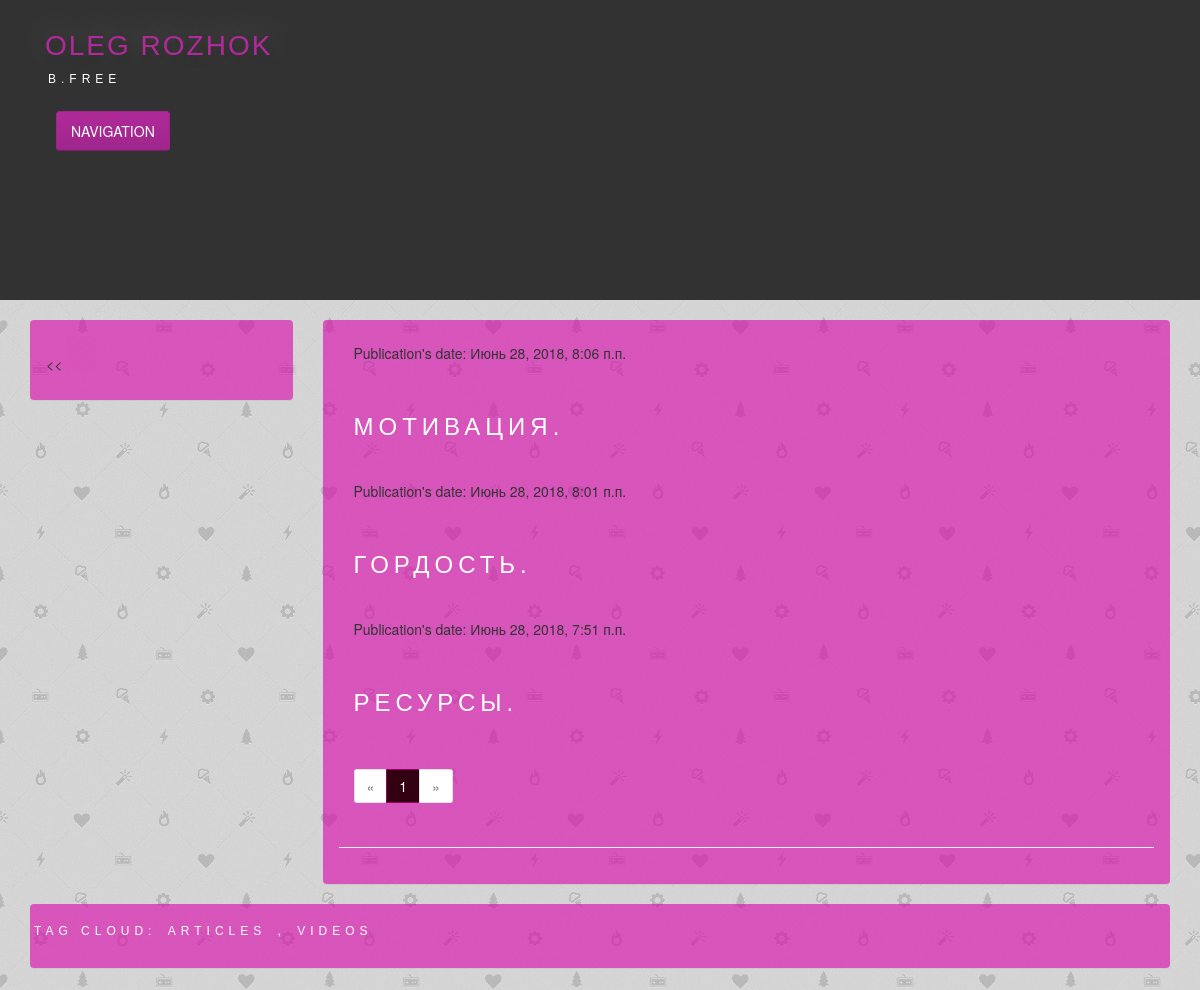
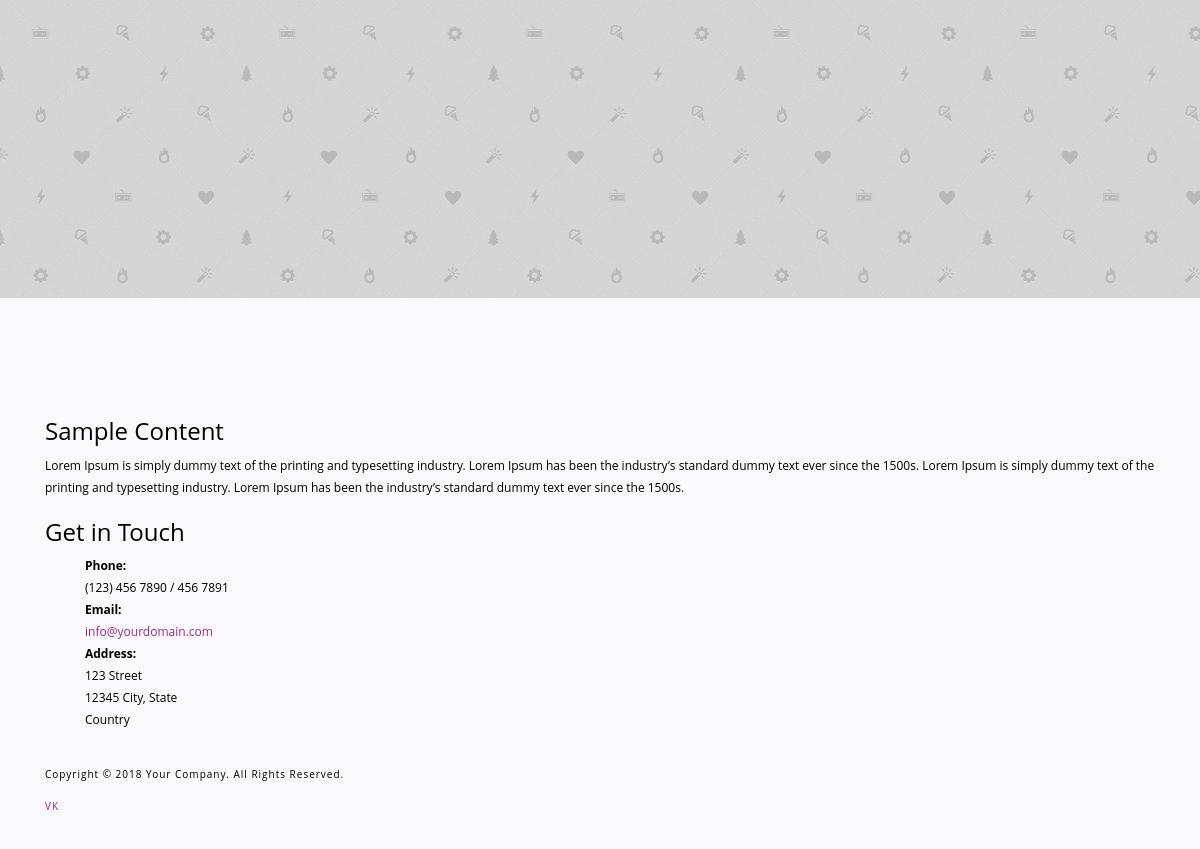
Screenshot of /basicview/articles/all/ with the database file from the repository (2 pictures, top to bottom).
### article/models.py (models this page shows, shortened)
class Article(models.Model):
    class Meta():
        db_table = "article"
    article_title = models.CharField(max_length=200)
    article_text = RichTextField()
    article_date = models.DateTimeField()
    article_likes = models.IntegerField(default=0)
    article_image = models.ImageField(null=True, blank=True, upload_to="images/", verbose_name="Image")
    video = EmbedVideoField(null=True, blank=True, verbose_name="Video")
    category = TreeForeignKey(Category, null=True, blank=False, related_name='cat')
    keywords = models.ManyToManyField(Keywords, related_name="keywords", related_query_name="keywords", blank=True, verbose_name="Keywords")

class Keywords(models.Model):
    class Meta():
        db_table = "keywords"
    name = models.CharField(max_length=50, blank=True, unique=True, verbose_name="Tags")
    def __unicode__(self):
        return self.name

### article/views.py (the view)
# urls.py: url(r'^articles/get/(?P<article_id>\d+)/$', article_views.article, name='article'),
def articles(request, page_number=1):
    all_articles = Article.objects.all().order_by('-id')
    current_page = Paginator(all_articles, 3)
    return render_to_response('articles.html',
                              {'articles': current_page.page(page_number), 'projects': Category.objects.all(),
                               'keywords': Keywords.objects.all(), 'username': auth.get_user(request).username})

### article/templates/articles.html (shortened to what this page needs)
{% extends 'main.html' %}
{% load staticfiles %}
{% load i18n mptt_tags %}
{% block article %}
<div class="container-fluid">
        <div>
        {% for article in articles %}
            <h5>Publication's date: {{ article.article_date }}</h5>
            <a href="/articles/get/{{ article.id }}/" class="notpodcherk" id="divTagLine"><h3>{{ article.article_title}}</h3></a>
        </div>
        <div>
                {% endfor %}
        </div>
        <div>
        <nav aria-label="Page navigation">
            <ul class="pagination">
                {% if articles.has_previous %}
                    <li class="page-item">
                        <a class="page-link" href="/page/{{ articles.previous_page_number }}/" tabindex="-1" aria-label="Previous">
                            <span aria-hidden="true">&laquo;</span>
                            <span class="sr-only">Previous</span>
                        </a>
                    </li>
                {% else %}
                    <li class="page-item disabled"><a class="page-link" href="#">&laquo;</a></li>
                {% endif %}
                {% for page in articles.paginator.page_range %}
                    {% if page == articles.number %}
                        <li class="page-item"><a class="active" href="/page/{{ page }}/">{{ page }}</a></li>
                    {% else %}
                        <li class="page-item"><a class="page-link" href="/page/{{ page }}/">{{ page }}</a></li>
                    {% endif %}
                {% endfor %}
                {% if articles.has_next %}
                    <li>
                        <a class="page-link" href="/page/{{ articles.next_page_number }}/" aria-label="Next">
                            <span aria-hidden="true">&raquo;</span>
                            <span class="sr-only">Next</span>
                        </a>
                    </li>
                {% else %}
                    <li class="page-item disabled"><a class="page-link" href="#">&raquo;</a></li>
                {% endif %}
            </ul>
        </nav>
        </div>
</div>
<hr>
{% endblock %}

### article/templates/main.html (shortened to what this page needs)
{% load staticfiles %}
{% load i18n mptt_tags %}
<!DOCTYPE html>
<html>
<head>
    <link rel="stylesheet" href="https://maxcdn.bootstrapcdn.com/bootstrap/4.0.0/css/bootstrap.min.css">
    {% load bootstrap3 %}
    {% bootstrap_css %}
</head>
<body>
<div id="decorative2">
    <div class="container">
        <div class="divPanel topArea notop nobottom">
        <div class="row-fluid">
            <div class="pull-top">
                        <a href="https://vk.com/oleg_rozhok" id="divSiteTitle" class="notpodcherk">Oleg Rozhok</a><br />
                        <a href="https://vk.com/video-41355314_456239038" id="divTagLine" class="notpodcherk">b.free</a>
            </div>
                    <div id="divMenuRight" class="pull-left">
                    <div class="navbar">
                        <button type="button" class="btn btn-navbar-highlight btn-large btn-primary" data-toggle="collapse" data-target=".nav-collapse">
                            NAVIGATION
                        </button>
                    </div>
                    </div>
        </div>
        </div>
    </div>
</div>
<br />
<div class="container-fluid">
  <div class="row-fluid">
    <div class="col col-lg-3">
    <div class="panel panel-body special-card">
    <ol class="marker" id="breadcrumb">
    {% recursetree projects %}
        <li>
       <a href="/category/get/{{ node.id }}" title="{% blocktrans with project=node %}Show all entries in {{ project }}{% endblocktrans %}">{{ node }}</a>
        </li>
    {% endrecursetree %}
    </ol>
    </div>
    </div>
    <div class="col col-lg-9">
    <div class="panel panel-body fones special-card">
    {% block article %}{% endblock %}
    </div>
    </div>
    <div class="col col-lg-12">
    <div class="panel panel-body special-card" id="divTagLine"> Tag cloud:
        <ol id="breadcrumb">
    {% for keyword in keywords %}
            <a id="divTagLine" class="notpodcherk" href="/keyword/{{ keyword.id }}">{{ keyword }}</a>
    {% if not forloop.last %}, {% endif %}
    {% endfor %}
        </ol>
    </div>
    </div>
  </div>
</div>
<div id="footerOuterSeparator">
<div id="divFooter">
    <div class="container">
        <div class="divPanel">
            <div class="row-fluid">
               <div class="span1" id="footerArea3">
                    <h3>Sample Content</h3>
                    <p>Lorem Ipsum is simply dummy text of the printing and typesetting industry. Lorem Ipsum has been the industry’s standard dummy text ever since the 1500s.
                        Lorem Ipsum is simply dummy text of the printing and typesetting industry. Lorem Ipsum has been the industry’s standard dummy text ever since the 1500s.
                    </p>
                </div>
                <div class="span2" id="footerArea4">
                    <h3>Get in Touch</h3>
                    <ul id="contact-info">
                    <li>
                        <span class="field">Phone:</span>
                        <br />
                        (123) 456 7890 / 456 7891
                    </li>
                    <li>
                        <span class="field">Email:</span>
                        <br />
                        <a href="mailto:info@yourdomain.com" title="Email">info@yourdomain.com</a>
                    </li>
                    <li>
                        <span class="field">Address:</span>
                        <br />
                        123 Street<br />
                        12345 City, State<br />
                        Country
                    </li>
                    </ul>
                </div>
            </div>
            <br />
            <div class="row-fluid">
                <div class="span3">
                    <p class="copyright">
                        Copyright © 2018 Your Company. All Rights Reserved.
                    </p>
                    <p class="social_bookmarks">
                        <a href="https://vk.com/beeroom_volosovo">VK</a>
                    </p>
                </div>
            </div>
            <br />
        </div>
    </div>
</div>
</div>
</body>
</html>

### article/templates/main.html (style rules this page uses)
body { background: #CCCCCC url(/media/images/fon.jpg); background-repeat: inherit; }
.fones { background: #f9f8fa }
.special-card { background-color: rgba(218, 0, 170, 0.6); }
.divPanel.notop { padding-top:25px }
.divPanel.nobottom { padding-bottom:0px }
#decorative2 { background-color: rgb(50, 50, 50); height: 300px; }
#divSiteTitle { font-family: 'Century Gothic', sans-serif; color: rgb(176, 42, 154); font-size: 28px; text-shadow: rgba(0, 0, 0, 0.2) 2px 5px 9px, rgba(255, 255, 255, 0.298039) 0px -5px 35px; line-height: 42px; letter-spacing: 2px; text-transform: uppercase; font-weight: normal; font-style: normal; padding-left: 0px; padding-right: 0px; }
#divTagLine { font-family: 'Century Gothic', sans-serif; font-size: 12px; text-transform: uppercase; letter-spacing: 5px; line-height: 22px; color: rgb(255, 255, 255); text-shadow: none; padding-left: 3px; padding-right: 3px; font-weight: normal; font-style: normal; }
.navbar .btn-navbar-highlight { display:inline;padding:9px 14px;margin-top:15px; }
.btn-primary { border:1px solid #9d2589;border-bottom:1px solid #7b1d6c;background-color:#b02a9a;background-repeat: repeat-x;background-image:-webkit-gradient(linear, left top, left bottom, from(#b02a9a), to(#9e268b));background-image:-webkit-linear-gradient(top, #b02a9a, #9e268b);background-image:-moz-linear-gradient(top, #b02a9a, #9e268b);background-image:-ms-linear-gradient(top, #b02a9a, #9e268b);background-image:-o-linear-gradient(top, #b02a9a, #9e268b);background-image:linear-gradient(top, #b02a9a, #9e268b);filter: progid:dximagetransform.microsoft.gradient(startColorstr=#b02a9a, endColorstr=#9e268b, GradientType=0);filter: progid:dximagetransform.microsoft.gradient(enabled=false); }
ol { list-style:none; }
.marker { list-style: none; }
.marker > li:before { content: '<< '; }
#breadcrumb { list-style: none; display: inline-block; padding-left: 0px; }
#breadcrumb li { float: center; }
#breadcrumb li a { color: #fff; display: inline-block; background-color: rgba(218, 0, 170, 0.01); text-decoration: none; position: relative; height: 34px; line-height: 34px; padding: 0 10px 0 5px; text-align: center; margin-right: 23px; -webkit-user-select: none; -moz-user-select: none; -ms-user-select: none; user-select: none; }
#breadcrumb li:first-child a { padding-left: 15px; -moz-border-radius: 4px 0 0 4px; -webkit-border-radius: 4px; border-radius: 4px 0 0 4px; }
#breadcrumb li:last-child a { padding-right: 15px; -moz-border-radius: 0 4px 4px 0; -webkit-border-radius: 0; border-radius: 0 4px 4px 0; }
#breadcrumb li a:before { left: 0px; border-left-color: transparent; text-align: center; }
#breadcrumb li a:after { text-align: center; border-color: transparent; border-left-color: #cc2eaa; }
#divFooter { font-family: 'Open Sans', sans-serif; background-color: #f9f8fa; color: #000000; padding-top: 100px; line-height: 22px; font-size: 12px; text-transform: none; background-image: none; background-repeat: repeat repeat; }
#divFooter a { color: rgb(164, 39, 143); }
#divFooter h3 { color: rgb(0, 0, 0); }
#footerOuterSeparator { margin-top: 300px; border-top-width: 0px; border-top-style: solid; border-top-color: rgb(95, 95, 95); }
#divFooter { margin-left:-20px;margin-right:-20px;padding-left:20px;padding-right:20px; }
#divFooter { margin-left:0px;margin-right:0px;padding-left:0px;padding-right:0px; }
.social_bookmarks a { font-size:smaller !important;text-transform:uppercase;letter-spacing:1px;text-decoration:none;margin-right:20px; }
.copyright { font-size:smaller;letter-spacing:1px; }
ul#contact-info .field { font-weight:bold; }
ul#contact-info { list-style:none; }
ul.pagination li a.active { background-color: #330011; color: white; border: 1px solid #990066; }

### rows the page displays
Article: article_date "Июнь 28, 2018, 8:06 п.п.", article_title "МОТИВАЦИЯ."
Article: article_date "Июнь 28, 2018, 8:01 п.п.", article_title "ГОРДОСТЬ."
Article: article_date "Июнь 28, 2018, 7:51 п.п.", article_title "РЕСУРСЫ."
Keywords: name "ARTICLES"
Keywords: name "VIDEOS"

### other values shown
{{ page }} "1"
